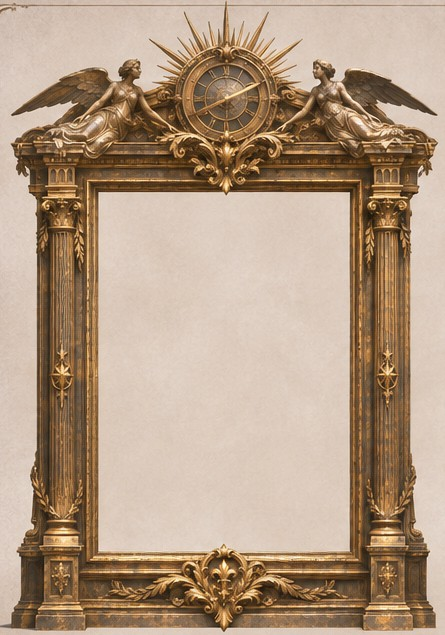
#> input picture art-pipeline/gallery-frame-front-reference.jpg, 445 x 635 px, found by its file name
$ python art002_reference_ascii.py
#> lines starting #> are read from the running program, lines starting #| are printed output that depends on the picture
"""ASCII preview of the 2D frame reference (inspection only)."""
from PIL import Image, ImageOps

image = Image.open("art-pipeline/gallery-frame-front-reference.jpg").convert("L")
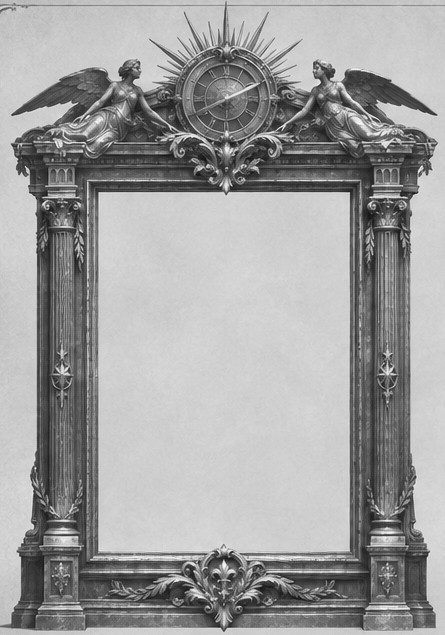
#> image: PIL image 445x635 L; min 15, max 253, mean 158.8
image = ImageOps.autocontrast(image)
width = 64
height = max(1, round(image.height / image.width * width * 0.5))
#> height = 46
small = image.resize((width, height), Image.LANCZOS)
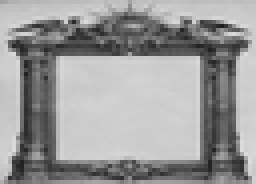
#> small: PIL image 64x46 L (shown 4 times larger); min 30, max 221, mean 153.4
chars = " .:-=+*#%@"
pixels = list(small.getdata())
#> pixels = 2944 values, max 221 at index 2428, min 30 at index 439, mean 153.4
for y in range(height):
    row = pixels[y * width:(y + 1) * width]
    print("".join(chars[min(len(chars) - 1, value * len(chars) // 256)] for value in row))
#> this loop made 46 passes
